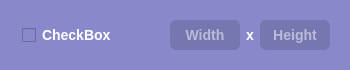
<?xml version="1.0" encoding="UTF-8"?>
<ui version="4.0">
 <class>ResolutionOptionWidget</class>
 <widget class="QWidget" name="ResolutionOptionWidget">
  <property name="geometry">
   <rect>
    <x>0</x>
    <y>0</y>
    <width>350</width>
    <height>66</height>
   </rect>
  </property>
  <property name="font">
   <font>
    <pointsize>-1</pointsize>
    <weight>75</weight>
    <bold>true</bold>
   </font>
  </property>
  <property name="windowTitle">
   <string>Form</string>
  </property>
  <property name="styleSheet">
   <string notr="true">QWidget{background-color: rgb(136, 136, 203);
color:White;
font-weight:bold;
font-size: 14px;}

QLineEdit {
	font-size: 14px;
	text-align: center;
}

QGroupBox{
	border: 1px transparent;
	border-radius: 10px;
}</string>
  </property>
  <layout class="QHBoxLayout" name="horizontalLayout">
   <item>
    <widget class="QGroupBox" name="MainGroupBox">
     <property name="sizePolicy">
      <sizepolicy hsizetype="Preferred" vsizetype="Fixed">
       <horstretch>0</horstretch>
       <verstretch>0</verstretch>
      </sizepolicy>
     </property>
     <property name="title">
      <string/>
     </property>
     <layout class="QHBoxLayout" name="horizontalLayout_2">
      <item>
       <widget class="QCheckBox" name="OptionName">
        <property name="sizePolicy">
         <sizepolicy hsizetype="Preferred" vsizetype="Preferred">
          <horstretch>0</horstretch>
          <verstretch>0</verstretch>
         </sizepolicy>
        </property>
        <property name="minimumSize">
         <size>
          <width>50</width>
          <height>30</height>
         </size>
        </property>
        <property name="maximumSize">
         <size>
          <width>270</width>
          <height>30</height>
         </size>
        </property>
        <property name="cursor">
         <cursorShape>PointingHandCursor</cursorShape>
        </property>
        <property name="styleSheet">
         <string notr="true">padding-left:2px</string>
        </property>
        <property name="text">
         <string>CheckBox</string>
        </property>
       </widget>
      </item>
      <item>
       <spacer name="horizontalSpacer">
        <property name="orientation">
         <enum>Qt::Horizontal</enum>
        </property>
        <property name="sizeHint" stdset="0">
         <size>
          <width>20</width>
          <height>20</height>
         </size>
        </property>
       </spacer>
      </item>
      <item>
       <widget class="QLineEdit" name="WidthLineEdit">
        <property name="sizePolicy">
         <sizepolicy hsizetype="Fixed" vsizetype="Fixed">
          <horstretch>0</horstretch>
          <verstretch>0</verstretch>
         </sizepolicy>
        </property>
        <property name="minimumSize">
         <size>
          <width>70</width>
          <height>20</height>
         </size>
        </property>
        <property name="maximumSize">
         <size>
          <width>50</width>
          <height>30</height>
         </size>
        </property>
        <property name="styleSheet">
         <string notr="true">font-size: 14px;
padding: 5px;
border: 1px transparent;
border-radius: 6px;
background: rgb(118, 118, 176);
</string>
        </property>
        <property name="text">
         <string/>
        </property>
        <property name="alignment">
         <set>Qt::AlignCenter</set>
        </property>
        <property name="placeholderText">
         <string>Width</string>
        </property>
       </widget>
      </item>
      <item>
       <widget class="QLabel" name="DashLabel">
        <property name="sizePolicy">
         <sizepolicy hsizetype="Fixed" vsizetype="Fixed">
          <horstretch>0</horstretch>
          <verstretch>0</verstretch>
         </sizepolicy>
        </property>
        <property name="text">
         <string>x</string>
        </property>
       </widget>
      </item>
      <item>
       <widget class="QLineEdit" name="HeightLineEdit">
        <property name="sizePolicy">
         <sizepolicy hsizetype="Fixed" vsizetype="Fixed">
          <horstretch>0</horstretch>
          <verstretch>0</verstretch>
         </sizepolicy>
        </property>
        <property name="minimumSize">
         <size>
          <width>70</width>
          <height>30</height>
         </size>
        </property>
        <property name="maximumSize">
         <size>
          <width>50</width>
          <height>30</height>
         </size>
        </property>
        <property name="styleSheet">
         <string notr="true">font-size: 14px;
padding: 5px;
border: 1px transparent;
border-radius: 6px;
background: rgb(118, 118, 176);
</string>
        </property>
        <property name="alignment">
         <set>Qt::AlignCenter</set>
        </property>
        <property name="placeholderText">
         <string>Height</string>
        </property>
       </widget>
      </item>
     </layout>
    </widget>
   </item>
  </layout>
 </widget>
 <resources/>
 <connections/>
</ui>
